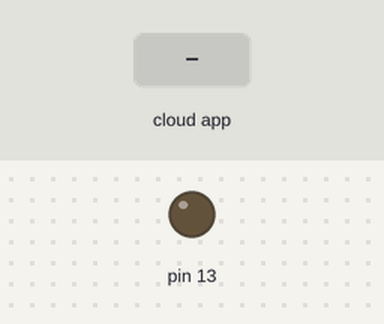
The sketch below on a simulated Arduino Uno, built with avr-gcc and run on an emulated ATmega328P. On the bench: output pins drawn as LEDs (lit = HIGH). Inputs (shaded band) come from the test bench. The ROS host is connected and sends only what is stated.

Above: at 1.3 s.
1.4 s: the phone or cloud app sets toggle_led to 45
At 1.9 s:
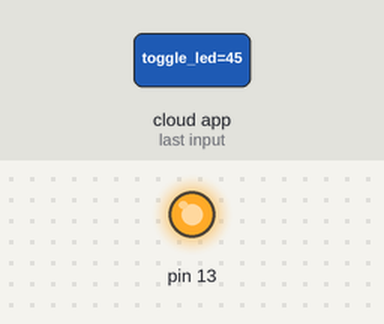
3.0 s: the phone or cloud app sets toggle_led to 0
At 4.2 s:
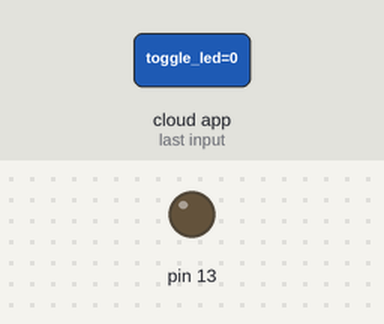
4.5 s: the phone or cloud app sets toggle_led to 90
At 5.5 s:
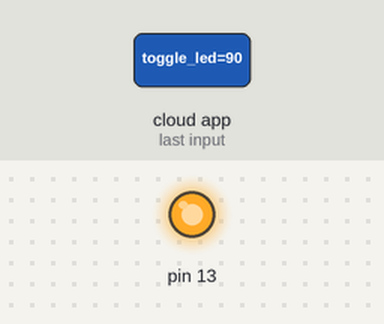
Timing chart, 0 to 7.5 s (numbered marks = the images above; inputs shaded):
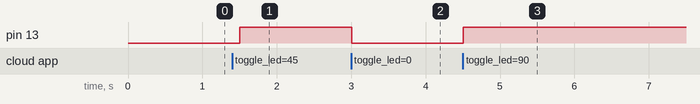

Measured:
- after the input at 1.4 s, pin 13: LOW → HIGH after 0.10 s
- after the input at 3.0 s, pin 13: HIGH → LOW at once
- after the input at 4.5 s, pin 13: LOW → HIGH at once

The sketch:

HelloWorldROS_toggleLed.ino
```cpp
/*
 * rosserial PubSub Example
 * Prints "hello world!" and toggles led
 */

#include <ros.h>
#include <std_msgs/String.h>
#include <std_msgs/Int32.h>

ros::NodeHandle  nh;


void messageCb( const std_msgs::Int32& toggle_msg){
  digitalWrite(13, toggle_msg.data);   // blink the led
}

ros::Subscriber<std_msgs::Int32> sub("toggle_led", messageCb );

std_msgs::String str_msg;
ros::Publisher chatter("chatter", &str_msg);

char hello[] = "Hello World ROS!";

void setup()
{
  pinMode(13, OUTPUT);
  nh.initNode();
  nh.advertise(chatter);
  nh.subscribe(sub);
}

void loop()
{
  str_msg.data = hello;
  chatter.publish( &str_msg );
  nh.spinOnce();
  delay(500);
}
```
